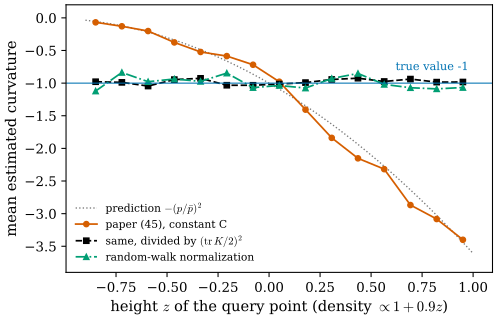

This chart was generated by the following Python code:
"""Figure 49.5.3: non-uniform Gaussian centres distort the manifold estimator unless the generator is normalized
(Section 49.5).

60000 points on the unit sphere with density proportional to p(z) = 1 + 0.9 z (dense at the north pole, sparse at the
south pole), t = 0.005, 15 query points on a meridian. Three versions of the generator L f(q) = sum_j a_j (f_j - f(q)),
k_j = exp(-|x_j - q|^2 / t):
  paper (45) with a constant C:  a_j = (4/t) k_j / (pbar pi t), pbar = N/(4 pi) the mean density (uniform assumption);
  the same, corrected:            tau / (tr K / 2)^2;
  random walk:                    a_j = (4/t) k_j / sum_l k_l.
Plotted: the mean (tau_1 + tau_2)/2 of the two principal curvatures (outward normal; true value -1) against z,
and the prediction -(p(z)/pbar)^2 = -(1 + 0.9 z)^2 for the uncorrected version.

Run from the project root: PYTHONPATH=tools python3 chapters/49-paper-geosplat/figures/fig-49-5-3-density.py
"""
import sys
from pathlib import Path

import numpy as np

import dgfig

sys.path.insert(0, str(Path(__file__).resolve().parents[1] / "lib"))
import geo49  # noqa: E402

dgfig.setup()
import matplotlib.pyplot as plt  # noqa: E402

C = dgfig.COLORS
N, t = 60000, 0.005
X = geo49.sphere_points_density(N, a=0.9, seed=0)
zs = np.linspace(-0.85, 0.95, 15)
Qp = np.stack([np.sqrt(1 - zs ** 2), 0 * zs, zs], axis=1)
X2 = np.vstack([Qp, X])
pbar = len(X2) / (4 * np.pi)
raw, cor, rw, trk = [], [], [], []
for k in range(len(zs)):
    rp = geo49.manifold_estimate(X2, X2[k], t, mode="paper", density=pbar, n_ref=Qp[k])
    rr = geo49.manifold_estimate(X2, X2[k], t, mode="rw", n_ref=Qp[k])
    s = np.trace(rp["K"]) / 2
    raw.append(rp["tau"].mean())
    cor.append(rp["tau"].mean() / s ** 2)
    rw.append(rr["tau"].mean())
    trk.append(s)
raw, cor, rw, trk = map(np.array, (raw, cor, rw, trk))
pred = -(1 + 0.9 * zs) ** 2
print("raw", np.round(raw, 2))
print("pred", np.round(pred, 2))
print("cor", np.round(cor, 2), "rw", np.round(rw, 2))
print("trK/2", np.round(trk, 2), "p/pbar", np.round(1 + 0.9 * zs, 2))
assert np.all(np.abs(raw - pred) < 0.25 * np.abs(pred) + 0.03)
assert np.all(np.abs(cor + 1) < 0.2) and np.all(np.abs(rw + 1) < 0.2)
assert np.all(np.abs(trk - (1 + 0.9 * zs)) < 0.15 * (1 + 0.9 * zs) + 0.02)

fig, ax = plt.subplots(figsize=(5.4, 3.6))
zz = np.linspace(-0.9, 1.0, 200)
ax.plot(zz, -(1 + 0.9 * zz) ** 2, color=C["aux"], lw=1.0, ls=":", label=r"prediction $-(p/\bar p)^2$")
ax.plot(zs, raw, "o-", color=C["normal"], ms=4, lw=1.3, label="paper (45), constant C")
ax.plot(zs, cor, "s--", color=C["main"], ms=4, lw=1.3, label=r"same, divided by $(\mathrm{tr}\,K/2)^2$")
ax.plot(zs, rw, "^-.", color=C["third"], ms=4, lw=1.3, label="random-walk normalization")
ax.axhline(-1, color=C["tangent"], lw=0.8)
ax.text(0.62, -0.8, "true value -1", color=C["tangent"], fontsize=8.5)
ax.set_xlabel(r"height $z$ of the query point (density $\propto 1 + 0.9z$)")
ax.set_ylabel(r"mean estimated curvature")
ax.set_ylim(-3.9, 0.2)
ax.legend(loc="lower left", fontsize=8, frameon=False)
fig.tight_layout()
dgfig.save(fig, __file__)
